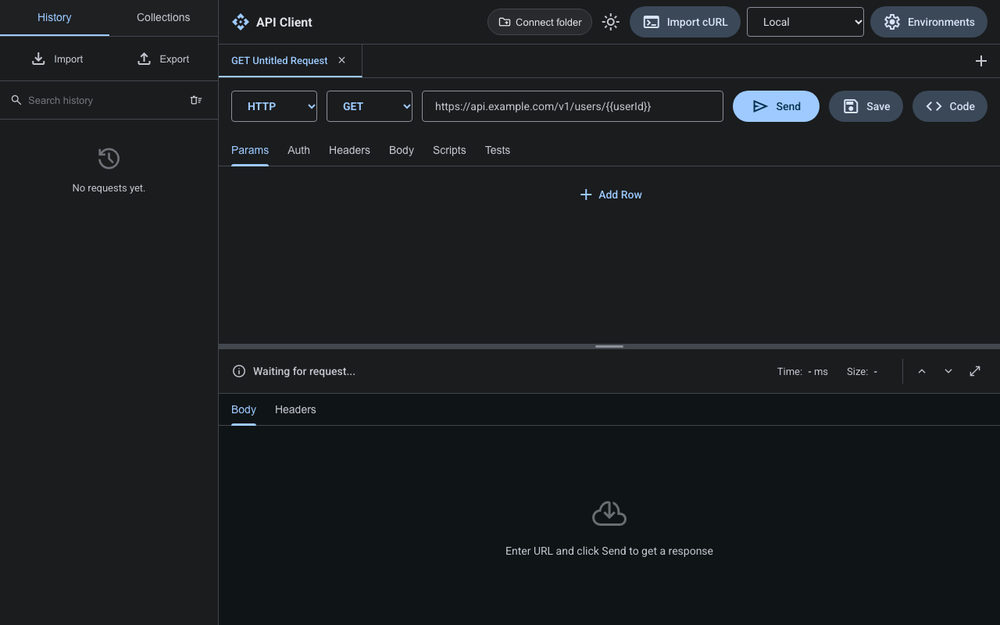
#> input picture docs/fidelity/1-empty-dark-ref.png, 1000 x 625 px, shrunk from 1280 x 800 before the run; its folder holds 4 pictures in this run; the run also reads 1 picture not shown here
$ python fidelity-diff.py
#> lines starting #> are read from the running program, lines starting #| are printed output that depends on the picture; after the words box and inside, x2 and y2 are one past the last pixel; in counts of white or black regions, pixels touching at a corner belong together
#!/usr/bin/env python3
"""Pixel diff of the reference app vs VectisAPI fidelity captures (needs Pillow).

    FIDELITY_OUT=/tmp/fid npx playwright test -c playwright.tools.config.ts fidelity
    python3 scripts/fidelity-diff.py /tmp/fid

For each `<state>-<theme>-ref.png` / `-va.png` pair: % of pixels whose difference, converted to
luminance (Pillow mode "L"), exceeds 24/255,
and the row bands (y0, y1, x0, x1) where they differ. Run it on raw captures: the committed copies in
docs/fidelity/ are palette-quantized, which adds its own noise.
"""
import pathlib
import sys

from PIL import Image, ImageChops

THRESHOLD = 24


def bands(mask: Image.Image) -> list[tuple[int, int, int, int]]:
    w, h = mask.size
    rows = [y for y in range(h) if mask.crop((0, y, w, y + 1)).getbbox()]
    out: list[list[int]] = []
    for y in rows:
        if out and y - out[-1][1] <= 3:
            out[-1][1] = y
        else:
            out.append([y, y])
    result = []
    for y0, y1 in out:
        box = mask.crop((0, y0, w, y1 + 1)).getbbox()
        result.append((y0, y1, box[0], box[2]))
    return result


def main(folder: str) -> None:
#> called with folder = 'docs/fidelity'
    root = pathlib.Path(folder)
    for ref_path in sorted(root.glob("*-ref.png")):
        va_path = ref_path.with_name(ref_path.name.replace("-ref.png", "-va.png"))
        if not va_path.exists():
            continue
        a = Image.open(ref_path).convert("RGB")
#> a is the input picture: PIL image 1000x625 RGB; mean R, G, B 26.3, 29.6, 32.6
        b = Image.open(va_path).convert("RGB")
        mask = ImageChops.difference(a, b).convert("L").point(lambda v: 255 if v > THRESHOLD else 0)
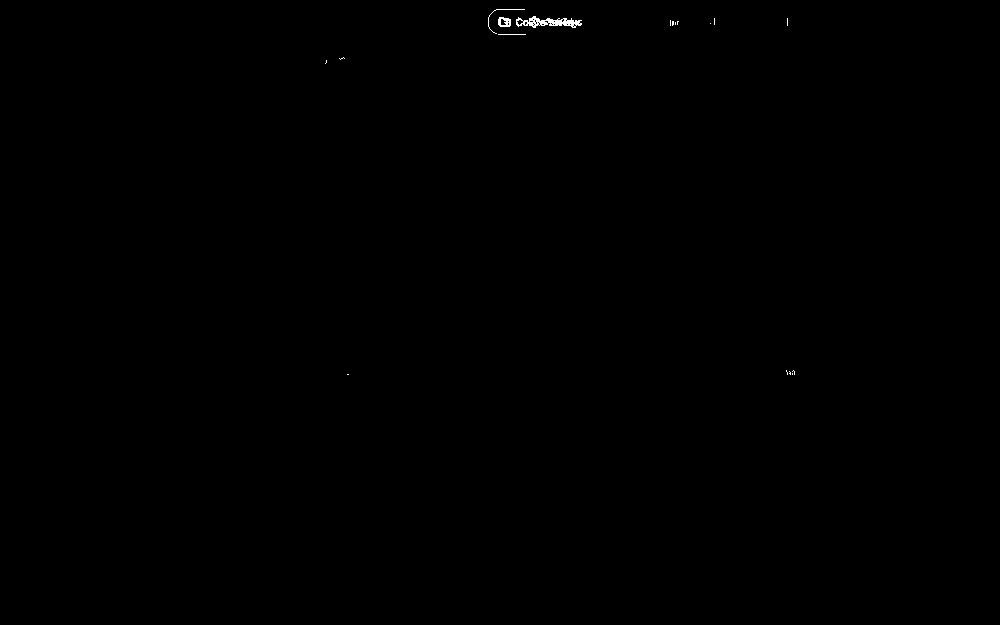
#> mask: PIL image 1000x625 L; 0.1% white in thin lines or dots, all inside (x1, y1, x2, y2) = (325, 9, 795, 375)
        hist = mask.histogram()
#> hist = 256 values, max 624371 at index 0, min 0 at index 1, mean 2441.4
        pct = hist[255] / (a.size[0] * a.size[1]) * 100
#> pct = 0.101
        print(f"{ref_path.name[:-7]}: {pct:.2f}% {bands(mask)}")
#> in bands, `rows = [y for y in range(h) if mask.crop((0, y, w, y + 1)).getbbox()]`: rows = 38 values from 9 to 374
#> the loop in bands, `for y in rows:` made 38 passes
#> y on passes 1 to 12: 9, 10, 11, 12, 13, 14, 15, 16, 17, 18, 19, 20
#> after the loop in bands, `for y in rows:`: out = [[9, 34], [57, 63], [370, 374]]
#> the loop in bands, `for y0, y1 in out:` made 3 passes
#> (y0, y1, box) on passes 1 to 3: (9, 34, (488, 0, 788, 26)), (57, 63, (325, 0, 345, 7)), (370, 374, (347, 0, 795, 5))
#> after the loop in bands, `for y0, y1 in out:`: result = [(9, 34, 488, 788), (57, 63, 325, 345), (370, 374, 347, 795)]
#| 1-empty-dark-: 0.10% [(9, 34, 488, 788), (57, 63, 325, 345), (370, 374, 347, 795)]


if __name__ == "__main__":
    main(sys.argv[1] if len(sys.argv) > 1 else "docs/fidelity")
